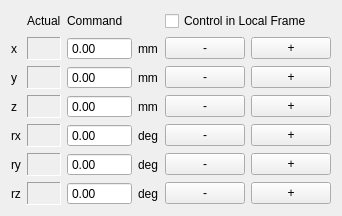
            <widget class="QWidget" name="tabEeControl">
             <attribute name="title">
              <string>EE Control</string>
             </attribute>
             <layout class="QGridLayout" name="gridLayout_11">
              <item row="4" column="0">
               <widget class="QLabel" name="label_26">
                <property name="text">
                 <string>rx</string>
                </property>
               </widget>
              </item>
              <item row="5" column="0">
               <widget class="QLabel" name="label_27">
                <property name="text">
                 <string>ry</string>
                </property>
               </widget>
              </item>
              <item row="4" column="4">
               <widget class="QPushButton" name="pushButtonEeDownRoll">
                <property name="text">
                 <string>-</string>
                </property>
               </widget>
              </item>
              <item row="3" column="0">
               <widget class="QLabel" name="label_25">
                <property name="text">
                 <string>z</string>
                </property>
               </widget>
              </item>
              <item row="4" column="5">
               <widget class="QPushButton" name="pushButtonEeUpRoll">
                <property name="text">
                 <string>+</string>
                </property>
               </widget>
              </item>
              <item row="5" column="4">
               <widget class="QPushButton" name="pushButtonEeDownPitch">
                <property name="text">
                 <string>-</string>
                </property>
               </widget>
              </item>
              <item row="5" column="2">
               <widget class="QDoubleSpinBox" name="doubleSpinBoxPitch">
                <property name="buttonSymbols">
                 <enum>QAbstractSpinBox::NoButtons</enum>
                </property>
                <property name="decimals">
                 <number>2</number>
                </property>
                <property name="minimum">
                 <double>-360.000000000000000</double>
                </property>
                <property name="maximum">
                 <double>360.000000000000000</double>
                </property>
               </widget>
              </item>
              <item row="1" column="2">
               <widget class="QDoubleSpinBox" name="doubleSpinBoxX">
                <property name="buttonSymbols">
                 <enum>QAbstractSpinBox::NoButtons</enum>
                </property>
                <property name="decimals">
                 <number>2</number>
                </property>
                <property name="minimum">
                 <double>-10000.000000000000000</double>
                </property>
                <property name="maximum">
                 <double>10000.000000000000000</double>
                </property>
                <property name="singleStep">
                 <double>0.001000000000000</double>
                </property>
               </widget>
              </item>
              <item row="1" column="4">
               <widget class="QPushButton" name="pushButtonEeDownX">
                <property name="sizePolicy">
                 <sizepolicy hsizetype="Fixed" vsizetype="Fixed">
                  <horstretch>0</horstretch>
                  <verstretch>0</verstretch>
                 </sizepolicy>
                </property>
                <property name="text">
                 <string>-</string>
                </property>
               </widget>
              </item>
              <item row="2" column="2">
               <widget class="QDoubleSpinBox" name="doubleSpinBoxY">
                <property name="buttonSymbols">
                 <enum>QAbstractSpinBox::NoButtons</enum>
                </property>
                <property name="decimals">
                 <number>2</number>
                </property>
                <property name="minimum">
                 <double>-10000.000000000000000</double>
                </property>
                <property name="maximum">
                 <double>10000.000000000000000</double>
                </property>
                <property name="singleStep">
                 <double>0.001000000000000</double>
                </property>
               </widget>
              </item>
              <item row="4" column="2">
               <widget class="QDoubleSpinBox" name="doubleSpinBoxRoll">
                <property name="buttonSymbols">
                 <enum>QAbstractSpinBox::NoButtons</enum>
                </property>
                <property name="decimals">
                 <number>2</number>
                </property>
                <property name="minimum">
                 <double>-360.000000000000000</double>
                </property>
                <property name="maximum">
                 <double>360.000000000000000</double>
                </property>
               </widget>
              </item>
              <item row="5" column="5">
               <widget class="QPushButton" name="pushButtonEeUpPitch">
                <property name="text">
                 <string>+</string>
                </property>
               </widget>
              </item>
              <item row="1" column="5">
               <widget class="QPushButton" name="pushButtonEeUpX">
                <property name="sizePolicy">
                 <sizepolicy hsizetype="Fixed" vsizetype="Fixed">
                  <horstretch>0</horstretch>
                  <verstretch>0</verstretch>
                 </sizepolicy>
                </property>
                <property name="text">
                 <string>+</string>
                </property>
               </widget>
              </item>
              <item row="1" column="0">
               <widget class="QLabel" name="label_22">
                <property name="sizePolicy">
                 <sizepolicy hsizetype="Fixed" vsizetype="Preferred">
                  <horstretch>0</horstretch>
                  <verstretch>0</verstretch>
                 </sizepolicy>
                </property>
                <property name="text">
                 <string>x</string>
                </property>
               </widget>
              </item>
              <item row="2" column="4">
               <widget class="QPushButton" name="pushButtonEeDownY">
                <property name="text">
                 <string>-</string>
                </property>
               </widget>
              </item>
              <item row="2" column="0">
               <widget class="QLabel" name="label_24">
                <property name="text">
                 <string>y</string>
                </property>
               </widget>
              </item>
              <item row="2" column="5">
               <widget class="QPushButton" name="pushButtonEeUpY">
                <property name="text">
                 <string>+</string>
                </property>
               </widget>
              </item>
              <item row="3" column="4">
               <widget class="QPushButton" name="pushButtonEeDownZ">
                <property name="text">
                 <string>-</string>
                </property>
               </widget>
              </item>
              <item row="6" column="0">
               <widget class="QLabel" name="label_28">
                <property name="text">
                 <string>rz</string>
                </property>
               </widget>
              </item>
              <item row="3" column="5">
               <widget class="QPushButton" name="pushButtonEeUpZ">
                <property name="text">
                 <string>+</string>
                </property>
               </widget>
              </item>
              <item row="3" column="2">
               <widget class="QDoubleSpinBox" name="doubleSpinBoxZ">
                <property name="buttonSymbols">
                 <enum>QAbstractSpinBox::NoButtons</enum>
                </property>
                <property name="decimals">
                 <number>2</number>
                </property>
                <property name="minimum">
                 <double>-10000.000000000000000</double>
                </property>
                <property name="maximum">
                 <double>10000.000000000000000</double>
                </property>
                <property name="singleStep">
                 <double>0.001000000000000</double>
                </property>
               </widget>
              </item>
              <item row="6" column="2">
               <widget class="QDoubleSpinBox" name="doubleSpinBoxYaw">
                <property name="buttonSymbols">
                 <enum>QAbstractSpinBox::NoButtons</enum>
                </property>
                <property name="decimals">
                 <number>2</number>
                </property>
                <property name="minimum">
                 <double>-360.000000000000000</double>
                </property>
                <property name="maximum">
                 <double>360.000000000000000</double>
                </property>
               </widget>
              </item>
              <item row="2" column="3">
               <widget class="QLabel" name="label_47">
                <property name="text">
                 <string>mm</string>
                </property>
               </widget>
              </item>
              <item row="6" column="5">
               <widget class="QPushButton" name="pushButtonEeUpYaw">
                <property name="text">
                 <string>+</string>
                </property>
               </widget>
              </item>
              <item row="1" column="3">
               <widget class="QLabel" name="label_46">
                <property name="sizePolicy">
                 <sizepolicy hsizetype="Fixed" vsizetype="Preferred">
                  <horstretch>0</horstretch>
                  <verstretch>0</verstretch>
                 </sizepolicy>
                </property>
                <property name="text">
                 <string>mm</string>
                </property>
               </widget>
              </item>
              <item row="6" column="4">
               <widget class="QPushButton" name="pushButtonEeDownYaw">
                <property name="text">
                 <string>-</string>
                </property>
               </widget>
              </item>
              <item row="4" column="3">
               <widget class="QLabel" name="label_49">
                <property name="text">
                 <string>deg</string>
                </property>
               </widget>
              </item>
              <item row="5" column="3">
               <widget class="QLabel" name="label_50">
                <property name="text">
                 <string>deg</string>
                </property>
               </widget>
              </item>
              <item row="6" column="3">
               <widget class="QLabel" name="label_51">
                <property name="text">
                 <string>deg</string>
                </property>
               </widget>
              </item>
              <item row="3" column="3">
               <widget class="QLabel" name="label_48">
                <property name="text">
                 <string>mm</string>
                </property>
               </widget>
              </item>
              <item row="0" column="4" colspan="2">
               <widget class="QCheckBox" name="checkBoxJoggingEeLocal">
                <property name="text">
                 <string>Control in Local Frame</string>
                </property>
               </widget>
              </item>
              <item row="1" column="1">
               <widget class="QLabel" name="labelActualEeX">
                <property name="frameShape">
                 <enum>QFrame::Panel</enum>
                </property>
                <property name="frameShadow">
                 <enum>QFrame::Sunken</enum>
                </property>
                <property name="text">
                 <string/>
                </property>
               </widget>
              </item>
              <item row="2" column="1">
               <widget class="QLabel" name="labelActualEeY">
                <property name="frameShape">
                 <enum>QFrame::Panel</enum>
                </property>
                <property name="frameShadow">
                 <enum>QFrame::Sunken</enum>
                </property>
                <property name="text">
                 <string/>
                </property>
               </widget>
              </item>
              <item row="3" column="1">
               <widget class="QLabel" name="labelActualEeZ">
                <property name="frameShape">
                 <enum>QFrame::Panel</enum>
                </property>
                <property name="frameShadow">
                 <enum>QFrame::Sunken</enum>
                </property>
                <property name="text">
                 <string/>
                </property>
               </widget>
              </item>
              <item row="4" column="1">
               <widget class="QLabel" name="labelActualEeRoll">
                <property name="frameShape">
                 <enum>QFrame::Panel</enum>
                </property>
                <property name="frameShadow">
                 <enum>QFrame::Sunken</enum>
                </property>
                <property name="text">
                 <string/>
                </property>
               </widget>
              </item>
              <item row="5" column="1">
               <widget class="QLabel" name="labelActualEePitch">
                <property name="frameShape">
                 <enum>QFrame::Panel</enum>
                </property>
                <property name="frameShadow">
                 <enum>QFrame::Sunken</enum>
                </property>
                <property name="text">
                 <string/>
                </property>
               </widget>
              </item>
              <item row="6" column="1">
               <widget class="QLabel" name="labelActualEeYaw">
                <property name="frameShape">
                 <enum>QFrame::Panel</enum>
                </property>
                <property name="frameShadow">
                 <enum>QFrame::Sunken</enum>
                </property>
                <property name="text">
                 <string/>
                </property>
               </widget>
              </item>
              <item row="0" column="1">
               <widget class="QLabel" name="label_52">
                <property name="text">
                 <string>Actual</string>
                </property>
               </widget>
              </item>
              <item row="0" column="2">
               <widget class="QLabel" name="label_61">
                <property name="text">
                 <string>Command</string>
                </property>
               </widget>
              </item>
             </layout>
            </widget>
